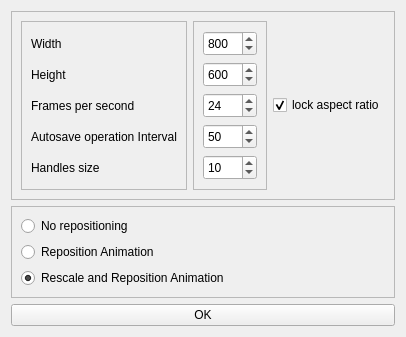
<?xml version="1.0" encoding="UTF-8"?>
<ui version="4.0">
 <class>AnimationOptions</class>
 <widget class="QWidget" name="AnimationOptions">
  <property name="geometry">
   <rect>
    <x>0</x>
    <y>0</y>
    <width>400</width>
    <height>304</height>
   </rect>
  </property>
  <property name="windowTitle">
   <string>Form</string>
  </property>
  <layout class="QVBoxLayout" name="verticalLayout_3">
   <item>
    <widget class="QFrame" name="frame_3">
     <property name="frameShape">
      <enum>QFrame::StyledPanel</enum>
     </property>
     <property name="frameShadow">
      <enum>QFrame::Raised</enum>
     </property>
     <layout class="QHBoxLayout" name="horizontalLayout_2">
      <item>
       <widget class="QFrame" name="frame">
        <property name="frameShape">
         <enum>QFrame::StyledPanel</enum>
        </property>
        <property name="frameShadow">
         <enum>QFrame::Raised</enum>
        </property>
        <layout class="QVBoxLayout" name="verticalLayout_2">
         <item>
          <widget class="QLabel" name="label">
           <property name="minimumSize">
            <size>
             <width>0</width>
             <height>25</height>
            </size>
           </property>
           <property name="maximumSize">
            <size>
             <width>16777215</width>
             <height>25</height>
            </size>
           </property>
           <property name="text">
            <string>Width</string>
           </property>
          </widget>
         </item>
         <item>
          <widget class="QLabel" name="label_2">
           <property name="minimumSize">
            <size>
             <width>0</width>
             <height>25</height>
            </size>
           </property>
           <property name="maximumSize">
            <size>
             <width>16777215</width>
             <height>25</height>
            </size>
           </property>
           <property name="text">
            <string>Height</string>
           </property>
          </widget>
         </item>
         <item>
          <widget class="QLabel" name="label_3">
           <property name="minimumSize">
            <size>
             <width>0</width>
             <height>25</height>
            </size>
           </property>
           <property name="maximumSize">
            <size>
             <width>16777215</width>
             <height>25</height>
            </size>
           </property>
           <property name="text">
            <string>Frames per second</string>
           </property>
          </widget>
         </item>
         <item>
          <widget class="QLabel" name="label_4">
           <property name="minimumSize">
            <size>
             <width>0</width>
             <height>25</height>
            </size>
           </property>
           <property name="text">
            <string>Autosave operation Interval</string>
           </property>
          </widget>
         </item>
         <item>
          <widget class="QLabel" name="label_5">
           <property name="minimumSize">
            <size>
             <width>0</width>
             <height>25</height>
            </size>
           </property>
           <property name="text">
            <string>Handles size</string>
           </property>
          </widget>
         </item>
         <item>
          <spacer name="verticalSpacer_2">
           <property name="orientation">
            <enum>Qt::Vertical</enum>
           </property>
           <property name="sizeHint" stdset="0">
            <size>
             <width>20</width>
             <height>40</height>
            </size>
           </property>
          </spacer>
         </item>
        </layout>
       </widget>
      </item>
      <item>
       <widget class="QFrame" name="frame_2">
        <property name="frameShape">
         <enum>QFrame::StyledPanel</enum>
        </property>
        <property name="frameShadow">
         <enum>QFrame::Raised</enum>
        </property>
        <layout class="QVBoxLayout" name="verticalLayout">
         <item>
          <widget class="QSpinBox" name="widthSpinbox">
           <property name="minimumSize">
            <size>
             <width>0</width>
             <height>25</height>
            </size>
           </property>
           <property name="maximumSize">
            <size>
             <width>16777215</width>
             <height>25</height>
            </size>
           </property>
           <property name="minimum">
            <number>1</number>
           </property>
           <property name="maximum">
            <number>3000</number>
           </property>
           <property name="value">
            <number>800</number>
           </property>
          </widget>
         </item>
         <item>
          <widget class="QSpinBox" name="heightSpinbox">
           <property name="minimumSize">
            <size>
             <width>0</width>
             <height>25</height>
            </size>
           </property>
           <property name="maximumSize">
            <size>
             <width>16777215</width>
             <height>25</height>
            </size>
           </property>
           <property name="minimum">
            <number>1</number>
           </property>
           <property name="maximum">
            <number>3000</number>
           </property>
           <property name="value">
            <number>600</number>
           </property>
          </widget>
         </item>
         <item>
          <widget class="QSpinBox" name="fpsSpinbox">
           <property name="minimumSize">
            <size>
             <width>0</width>
             <height>25</height>
            </size>
           </property>
           <property name="maximumSize">
            <size>
             <width>16777215</width>
             <height>25</height>
            </size>
           </property>
           <property name="value">
            <number>24</number>
           </property>
          </widget>
         </item>
         <item>
          <widget class="QSpinBox" name="autoSaveSpinbox">
           <property name="minimumSize">
            <size>
             <width>0</width>
             <height>25</height>
            </size>
           </property>
           <property name="value">
            <number>50</number>
           </property>
          </widget>
         </item>
         <item>
          <widget class="QSpinBox" name="handlesSizeSpinBox">
           <property name="minimumSize">
            <size>
             <width>0</width>
             <height>25</height>
            </size>
           </property>
           <property name="minimum">
            <number>3</number>
           </property>
           <property name="value">
            <number>10</number>
           </property>
          </widget>
         </item>
         <item>
          <spacer name="verticalSpacer">
           <property name="orientation">
            <enum>Qt::Vertical</enum>
           </property>
           <property name="sizeHint" stdset="0">
            <size>
             <width>20</width>
             <height>40</height>
            </size>
           </property>
          </spacer>
         </item>
        </layout>
       </widget>
      </item>
      <item>
       <widget class="QCheckBox" name="lockAspectRatioCheckbox">
        <property name="text">
         <string>lock aspect ratio</string>
        </property>
        <property name="checked">
         <bool>true</bool>
        </property>
       </widget>
      </item>
     </layout>
    </widget>
   </item>
   <item>
    <widget class="QFrame" name="frame_4">
     <property name="frameShape">
      <enum>QFrame::StyledPanel</enum>
     </property>
     <property name="frameShadow">
      <enum>QFrame::Raised</enum>
     </property>
     <layout class="QVBoxLayout" name="verticalLayout_4">
      <item>
       <widget class="QRadioButton" name="noneBtn">
        <property name="text">
         <string>No repositioning</string>
        </property>
       </widget>
      </item>
      <item>
       <widget class="QRadioButton" name="repositionBtn">
        <property name="text">
         <string>Reposition Animation</string>
        </property>
       </widget>
      </item>
      <item>
       <widget class="QRadioButton" name="rescaleAndRepositionBtn">
        <property name="text">
         <string>Rescale and Reposition Animation</string>
        </property>
        <property name="checked">
         <bool>true</bool>
        </property>
       </widget>
      </item>
     </layout>
    </widget>
   </item>
   <item>
    <widget class="QPushButton" name="okBtn">
     <property name="text">
      <string>OK</string>
     </property>
    </widget>
   </item>
  </layout>
 </widget>
 <resources/>
 <connections/>
</ui>
